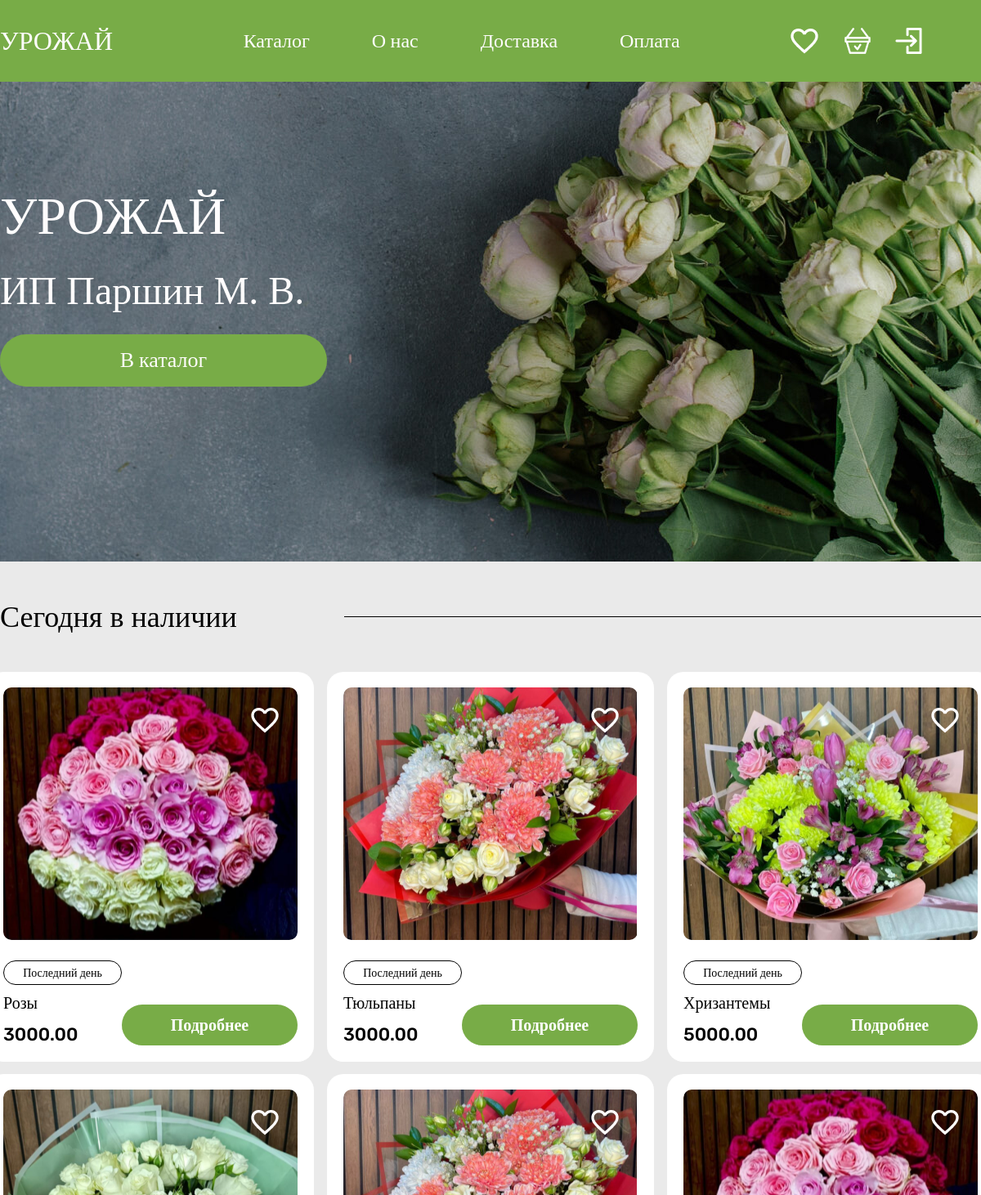
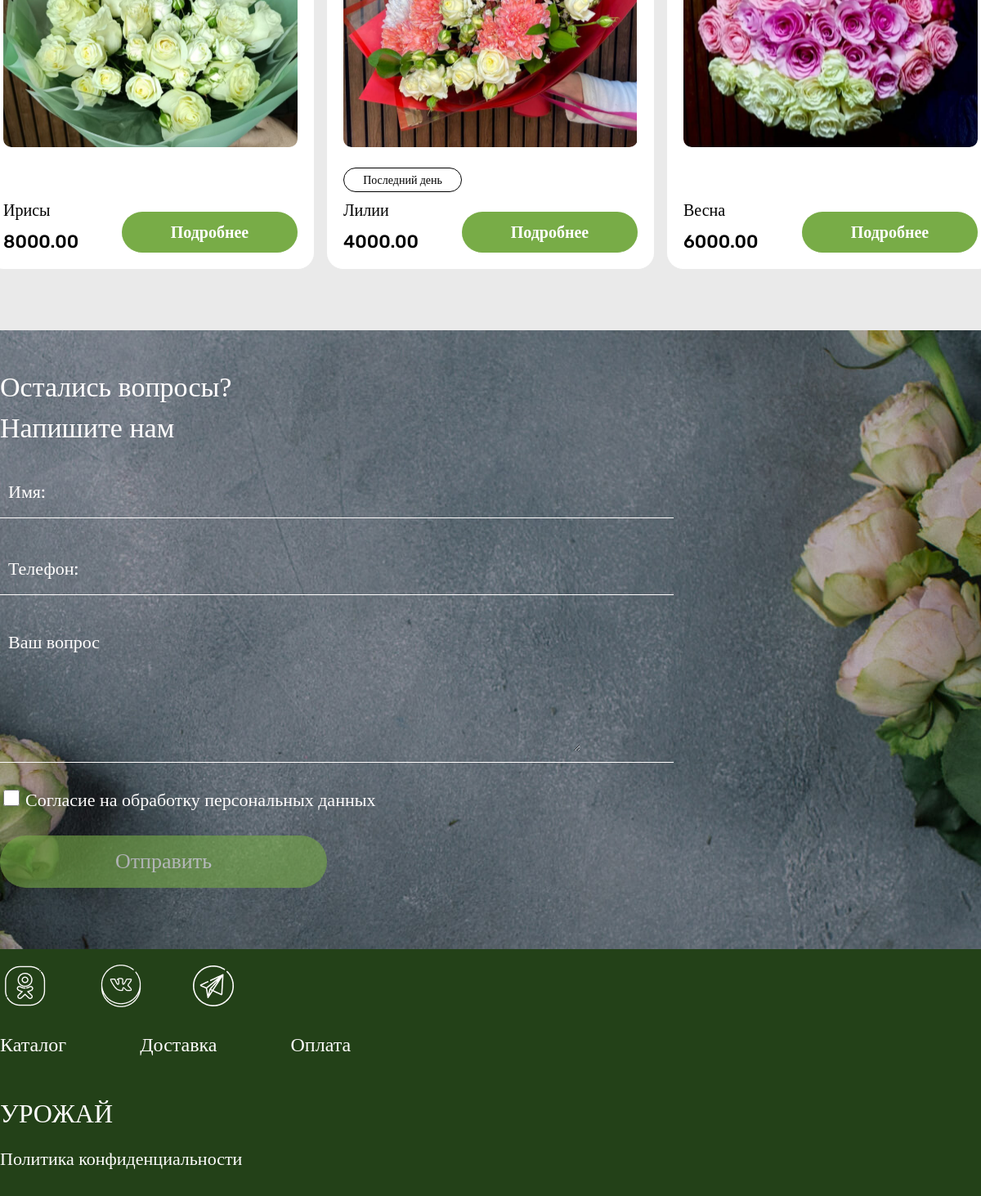
The page / on the database its author committed (2 pictures, top to bottom).
### catalog/models.py (models this page shows, shortened)
class Product(models.Model):
    category = models.ForeignKey(Category, on_delete=models.PROTECT, verbose_name='Категория')
    stock = models.ForeignKey(Stocks, on_delete=models.SET_NULL, verbose_name='Акция', null=True, default=None)
    name = models.CharField(max_length=100, verbose_name='Название')
    price = models.DecimalField(max_digits=10, decimal_places=2, verbose_name='Цена')
    description = models.TextField(verbose_name='Описание')
    class Meta:
        verbose_name_plural = 'Товар'

class PhotoProduct(models.Model):
    product = models.ForeignKey(Product, related_name='photos', on_delete=models.CASCADE)
    photo = models.ImageField(upload_to='photos/', verbose_name='Фотография')

class Stocks(models.Model):
    CATEGORY_CHOICES = [
        ('10', '10%'),
        ('20', '20%'),
    ]
    name = models.CharField(max_length=50, verbose_name='Название Акции')
    discount = models.CharField(max_length=50, choices=CATEGORY_CHOICES, verbose_name='Процент скидки')
    class Meta:
        verbose_name_plural = 'Скидки'
    def __str__(self):
        return self.name

### catalog/views.py (the view)
# urls.py: path('', PostListView.as_view(), name='view'),
class PostListView(ListView):
    model = Product
    template_name = 'base.html'
    context_object_name = 'products'
    def get_queryset(self):
        qs = super().get_queryset()
        user = self.request.user
        if user.is_authenticated:
            liked_ids = set(user.user_likes.values_list('like_id', flat=True))
        else:
            liked_ids = set()
        for product in qs:
            product.is_liked = product.id in liked_ids
        return qs
    def get_context_data(self, **kwargs):
        context = super().get_context_data(**kwargs)
        user = self.request.user
        if user.is_authenticated:
            context['like_count'] = user.user_likes.count()
            context['basket_count'] = user.user_products.count()
        else:
            context['like_count'] = 0
            context['basket_count'] = 0
        return context

### catalog/templates/base.html (shortened to what this page needs)
<!DOCTYPE html>
<html lang="en">
<head>
    {% block styles %}
    {% load static %}
    <link rel="stylesheet" type="text/css" href="{% static 'css/style.css' %}">
    {% endblock %}
    <link rel="stylesheet" type="text/css" href="{% static 'css/reset.css' %}">
    <link rel="stylesheet" type="text/css" href="{% static 'css/header_footer.css' %}">
    <link rel="stylesheet" href="{% static 'css/style.css' %}">
    <link href="https://db.onlinewebfonts.com/c/af7d9ff7bc3d5c229740fe9fe78ebca6?family=Vetrino" rel="stylesheet">
</head>
<body>
    <header class="header">
      <div class="container">
        <div class="header__wrapper">
        <a href="{% url 'view' %}" style="cursor:pointer; text-decoration: none; color: inherit;" class="header_name" >
          УРОЖАЙ
        </a>
        <div class="header_menu">
          <div>
            Каталог
          </div>
          <a href="{% url 'about_us'%}" style="cursor:pointer; text-decoration: none; color: white;">
            О нас
          </a>
          <div>
            Доставка
          </div>
          <div>
            Оплата
          </div>
        </div>
        <div class="header_basket">
          <a class="vector" href="{% url 'view' %}">
            {% if user.is_authenticated %}
            <div class="like_count">
              <img src="{% static 'images/Vector.png' %}">
              <div class="count_like">{{ like_count }}</div>
            </div>
            {% else %}
            <div>
              <img class="like-img register-btn" src="{% static 'images/Vector.png' %}"
                   data-product-id="{{ product.pk }}"
                   style="cursor:pointer;">
            </div>
            {% endif %}
          </a>
          <a class="vector" href="{% url 'view' %}">
            {% if user.is_authenticated %}
            <div class="basket_count">
              <img src="{% static 'images/Layer_2.png' %}">
              <div class="count_basket">{{ basket_count }}</div>
            </div>
            {% else %}
            <div>
              <img class="like-img register-btn" src="{% static 'images/Layer_2.png' %}"
                   data-product-id="{{ product.pk }}"
                   style="cursor:pointer;">
            </div>
            {% endif %}
          </a>
          {% if user.is_authenticated %}
            <def style="display:inline; position: relative;" class="profile-link">
                <img src="{% static 'images/Frame 839.png' %}">
                <div class="burger-menu">
                    <ul>
                        <li><a href="{% url 'profile' %}">Профиль</a></li>
                        <li><form method="post" action="{% url 'exit' %}">
                              {% csrf_token %}
                              <button class="exit" type="submit">Выйти</button>
                            </form>
                        </li>
                    </ul>
                </div>
            </def>
          {% else %}
          <a href="{% url 'login'%}" style="cursor:pointer; text-decoration: none; color: white;">
            <img src="{% static 'images/avtorizovatsya_qcmrbxi1b3yd 2.png' %}">
          </a>
          {% endif %}
        </div>
      </div>
      </div>
    </header>
{% block content %}
    {% include 'name.html' %}
    <section class="catalog">
      <div class="container section">
        <div class="today">
          <div class="div_today">
            <div class="product_text"> Сегодня в наличии </div>
            <div class="line"></div>
          </div>
          <div class="div_product">
            <div class="grup_product mobil">
                  {% for product in products|slice:":3" %}
                    <div class="product">
                      <div class="drawing" style="background-image:url('{{ product.photos.all.0.photo.url }}')">
                      {% if user.is_authenticated %}
                        {% if product.is_liked %}
                            <img class="like-img" src="{% static 'images/Vector1.png' %}" data-product-id="{{ product.pk }}" style="cursor:pointer;">
                        {% else %}
                            <img class="like-img" src="{% static 'images/Vector.png' %}" data-product-id="{{ product.pk }}" style="cursor:pointer;">
                        {% endif %}
                      {% else %}
                        <img class="like-img register-btn" src="{% static 'images/Vector.png' %}" data-product-id="{{ product.pk }}" style="cursor:pointer;">
                      {% endif %}
                      </div>
                <div class="product_info">
                  <div class="product_info1">
                    {% if product.stock %}
                        <div class="input_hit">{{product.stock}}</div>
                    {% else %}
                        <div class="input_empty">{{product.stock}}</div>
                    {% endif %}
                    <div class="bouquet_name">
                      {{product.name}}
                    </div>
                    <div class="cost">
                      {{product.price}}
                    </div>
                  </div>
                  <div class="detailed1">
                    <a href="{% url 'detail' product.pk %}" style="cursor:pointer; text-decoration: none; color: white;" class="detailed color">Подробнее</a>
                  </div>
                </div>
              </div>
              {% endfor %}
            </div>
            <div class="grup_product mobil">
                  {% for product in products|slice:"3:6" %}
                    <div class="product">
                      <div class="drawing" style="background-image:url('{{ product.photos.all.0.photo.url }}')">
                      {% if user.is_authenticated %}
                        {% if product.is_liked %}
                            <img class="like-img" src="{% static 'images/Vector1.png' %}" data-product-id="{{ product.pk }}" style="cursor:pointer;">
                        {% else %}
                            <img class="like-img" src="{% static 'images/Vector.png' %}" data-product-id="{{ product.pk }}" style="cursor:pointer;">
                        {% endif %}
                      {% else %}
                        <img class="like-img register-btn" src="{% static 'images/Vector.png' %}" data-product-id="{{ product.pk }}" style="cursor:pointer;">
                      {% endif %}
                      </div>
                <div class="product_info">
                  <div class="product_info1">
                    {% if product.stock %}
                        <div class="input_hit">{{product.stock}}</div>
                    {% else %}
                        <div class="input_empty"></div>
                    {% endif %}
                    <div class="bouquet_name">
                      {{product.name}}
                    </div>
                    <div class="cost">
                      {{product.price}}
                    </div>
                  </div>
                  <div class="detailed1">
                    <a href="{% url 'detail' product.pk %}" style="cursor:pointer; text-decoration: none; color: white;" class="detailed color">Подробнее</a>
                  </div>
                </div>
              </div>
              {% endfor %}
            </div>
              </div>
            </div>
          </div>
    </section>
    <div class="div_div">
    </div>
    {% include 'feedback.html' %}
{% endblock %}
<footer class="footer">
      <div class="container container1">
        <div class="footer_link">
          <img class="footer_link1" src="{% static 'images/odnoklassniki_srby782wg2r8 2.png' %}" alt="Иконка одноклассников">
          <img class="footer_link1" src="{% static 'images/vk_q5yb3l21rgfi 2.png' %}" onClick="window.open('https://vk.com/annaparshina1998?from=groups');" style="cursor:pointer">
          <img class="footer_link1" src="{% static 'images/telegram_uiellad0w0fn 2.png' %}" alt="Иконка телеграмм">
        </div>
        <div class="footer_menu">
          <div>
            Каталог
          </div>
          <div>
            Доставка
          </div>
          <div>
            Оплата
          </div>
        </div>
        <div class="footer_name">
          УРОЖАЙ
        </div>
        <div class="footer_pol">
          Политика конфиденциальности
        </div>
      </div>
    </footer>
</body>
</html>

### static/css/style.css (style rules this page uses)
html { height: 100%; width: 100%; }
body { height: 100%; width: 100%; }
.catalog { background-color: #EAEAEA; justify-content: flex-start; }
.today { display: flex; flex-direction: column; width: 100%; height: 100%; }
.div_today { display: flex; align-items: center; height: 135px; gap: 20px; padding-top: 30px; padding-bottom: 30px; }
.product_text { font-family: "Vetrino"; font-size: 36px; flex-basis: 401px; font-weight: 400; line-height: 48px; }
.line { border-bottom: 1px solid #000; flex: 1; }
.div_product { width: 100%; height: 100%; display: flex; justify-content: flex-start; flex-direction: column; gap: 15px; }
.grup_product { display: flex; justify-content: center; gap: 16px; }
.product { height: 477px; width: 400px; background-color: #FFFFFF; border-bottom: 1px solid #FFFFFF; border-radius: 20px; }
.product { display: flex; flex-direction: column; justify-content: center; align-items: center; gap: 20px; }
.drawing { border-radius: 10px; height: 65%; width: 90%; display: flex; justify-content: flex-end; align-items: flex-start; padding-top: 20px; padding-right: 20px; background-size: cover; background-position: center; }
.product_info { height: 23%; width: 90%; justify-content: center; align-items: center; }
.product_info { display: flex; justify-content: space-between; align-items: flex-end; }
.product_info1 { display: flex; flex-direction: column; gap: 10px; }
.input_hit { display: flex; justify-content: center; align-items: center; font-family: "Rubik"; font-size: 14px; height: 30px; width: 145px; border: 1px solid #000000; border-radius: 50px; background-color: #FFFFFF; font-weight: 500; }
.input_empty { height: 30px; width: 145px; }
.bouquet_name { height: 27px; font-size: 20px; font-family: "Rubik"; font-weight: 400; }
.cost { height: 27px; font-size: 22px; font-family: "Rubik"; font-weight: 500; }
.detailed1 { display: flex; justify-content: flex-end; align-items: flex-end; height: 50px; width: 350px; }
.detailed { border: none; color: #FFFDFD; font-family: "Rubik"; font-size: 20px; height: 100%; width: 100%; border-bottom: 1px solid #78AC47; border-radius: 50px; background-color: #78AC47; display: flex; justify-content: center; align-items: center; font-weight: 700; }
.div_div { height: 60px; background-color: #EAEAEA; }

### static/css/header_footer.css (style rules this page uses)
.header { height: 100px; width: 100%; background-color: #78AC47; color: #FFFDFD; font-size: 24px; font-family: "Rubik"; font-weight: 500; }
.container { max-width: 1240px; margin: 0 auto; width: 100%; height: 90%; }
.header__wrapper { display: flex; justify-content: space-between; align-items: center; height: 100px; }
.header_name { height: 84px; width: 227px; display: flex; align-items: center; font-size: 32px; font-family: "Vetrino"; font-weight: 400; }
.header_menu { height: 84px; width: 534px; display: flex; align-items: center; justify-content: space-between; }
.header_basket { gap: 29px; height: 84px; width: 227px; display: flex; align-items: center; justify-content: flex-end; }
.footer { height: 302px; background-color: #234118; display: flex; flex-direction: column; justify-content: space-around; }
.footer_link { display: flex; gap: 58px; justify-content: flex-start; align-items: center; }
.footer_menu { color: #FFFDFD; font-size: 24px; font-family: "Rubik"; display: flex; justify-content: flex-start; align-items: center; gap: 90px; height: 84px; font-weight: 500; }
.footer_name { font-size: 32px; font-family: "Vetrino"; color: #FFFDFD; height: 84px; display: flex; justify-content: flex-start; align-items: center; font-weight: 400; }
.footer_pol { color: #FFFDFD; font-size: 22px; font-family: "Rubik"; font-weight: 400; }

### rows shown on the page
Product: photos.all.0.photo (picture), stock "Последний день", name "Розы", price "3000.00"
Product: photos.all.0.photo (picture), stock "Последний день", name "Тюльпаны", price "3000.00"
Product: photos.all.0.photo (picture), stock "Последний день", name "Хризантемы", price "5000.00"
Product: photos.all.0.photo (picture), name "Ирисы", price "8000.00"
Product: photos.all.0.photo (picture), stock "Последний день", name "Лилии", price "4000.00"
Product: photos.all.0.photo (picture), name "Весна", price "6000.00"
